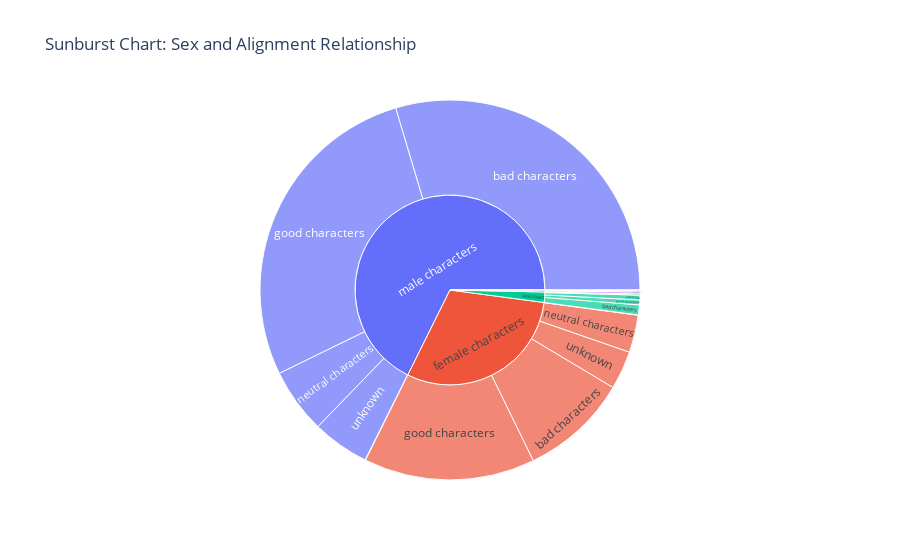

Notebook source saved alongside this figure:
### Code cell
# --> Comment 3.10. Рассмотрим Sex and Alignment Relationship
import plotly.express as px

fig_sunburst = px.sunburst(dataset_cleaned, path=['SEX', 'ALIGN'], title='Sunburst Chart: Sex and Alignment Relationship')
fig_sunburst.show()

# --> Comment 3.10.1. Вывод:
#     Среди мужских персонажей больше всего отрицательных.
#     Среди женских персонажей больше всего положительных.

### Figure 1 — Plotly figure (JSON) as saved in the notebook; plotly's stock layout.template omitted (floating-point values rounded to 4 significant figures)
{"data": [{"branchvalues": "total", "domain": {"x": [0, 1], "y": [0, 1]}, "hovertemplate": "labels=%{label}<br>count=%{value}<br>parent=%{parent}<br>id=%{id}<extra></extra>", "ids": ["female characters/bad characters", "genderless characters/bad characters", "male characters/bad characters", "transgender characters/bad characters", "unknown/bad characters", "female characters/good characters", "genderless characters/good characters", "male characters/good characters", "unknown/good characters", "female characters/neutral characters", "genderless characters/neutral characters", "male characters/neutral characters", "unknown/neutral characters", "female characters/reformed criminals", "male characters/reformed criminals", "female characters/unknown", "male characters/unknown", "unknown/unknown", "female characters", "genderless characters", "male characters", "transgender characters", "unknown"], "labels": ["bad characters", "bad characters", "bad characters", "bad characters", "bad characters", "good characters", "good characters", "good characters", "good characters", "neutral characters", "neutral characters", "neutral characters", "neutral characters", "reformed criminals", "reformed criminals", "unknown", "unknown", "unknown", "female characters", "genderless characters", "male characters", "transgender characters", "unknown"], "name": "", "parents": ["female characters", "genderless characters", "male characters", "transgender characters", "unknown", "female characters", "genderless characters", "male characters", "unknown", "female characters", "genderless characters", "male characters", "unknown", "female characters", "male characters", "female characters", "male characters", "unknown", "", "", "", "", ""], "type": "sunburst", "values": [551, 10, 1775, 1, 51, 873, 6, 1655, 25, 191, 3, 332, 6, 1, 2, 196, 291, 24, 1812, 19, 4055, 1, 106]}], "layout": {"legend": {"tracegroupgap": 0}, "title": {"text": "Sunburst Chart: Sex and Alignment Relationship"}}}
